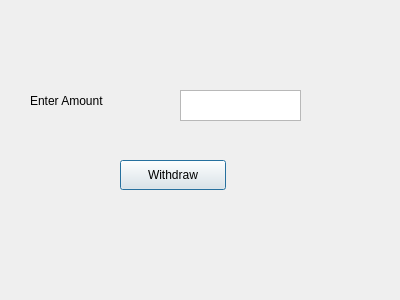
<?xml version="1.0" encoding="UTF-8"?>
<ui version="4.0">
 <class>Dialog</class>
 <widget class="QDialog" name="Dialog">
  <property name="geometry">
   <rect>
    <x>0</x>
    <y>0</y>
    <width>400</width>
    <height>300</height>
   </rect>
  </property>
  <property name="windowTitle">
   <string>Dialog</string>
  </property>
  <widget class="QLabel" name="Amount">
   <property name="geometry">
    <rect>
     <x>30</x>
     <y>90</y>
     <width>121</width>
     <height>21</height>
    </rect>
   </property>
   <property name="text">
    <string>Enter Amount</string>
   </property>
  </widget>
  <widget class="QTextEdit" name="Amounttext">
   <property name="geometry">
    <rect>
     <x>180</x>
     <y>90</y>
     <width>121</width>
     <height>31</height>
    </rect>
   </property>
  </widget>
  <widget class="QPushButton" name="Withdraw">
   <property name="geometry">
    <rect>
     <x>120</x>
     <y>160</y>
     <width>106</width>
     <height>30</height>
    </rect>
   </property>
   <property name="text">
    <string>Withdraw</string>
   </property>
  </widget>
 </widget>
 <resources/>
 <connections/>
</ui>
